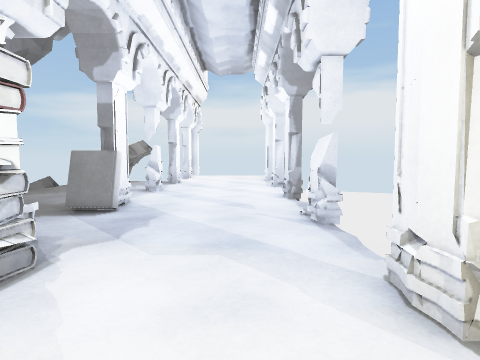
View 1 (above)

13 first-person views from a walk through a Unity game level. The camera is 1.3 m above the floor, tilts 4° down and sees 75° across. The floor is counted in squares, 1 m on a side. Each view is taken from the middle of a square. On the plan, view 1 faces up. The plan holds only what a view shows up to about 14 squares ahead; the rest is blank. The place goes on beyond the plan. The player is left out. Some surface patterns are stand-ins.

View 2
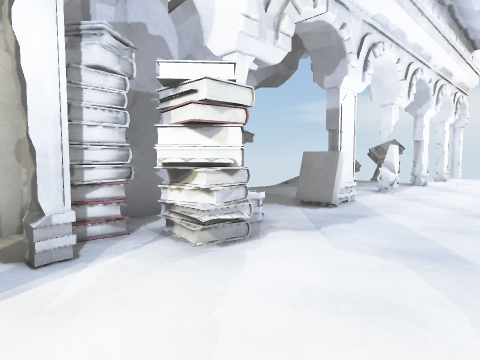

View 3
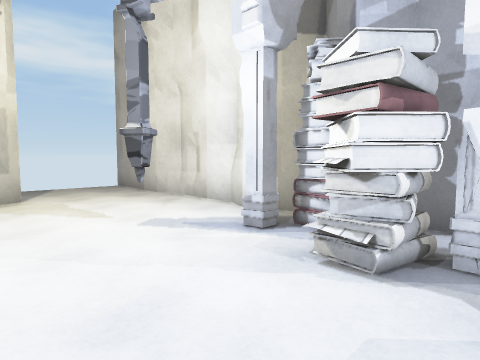

View 4
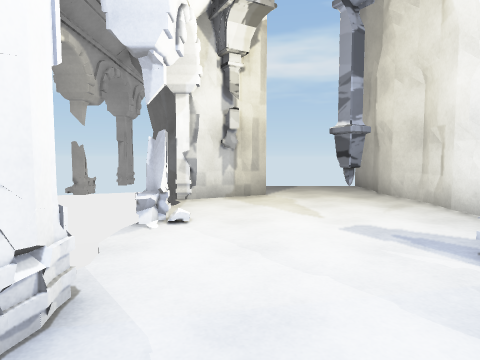

View 5
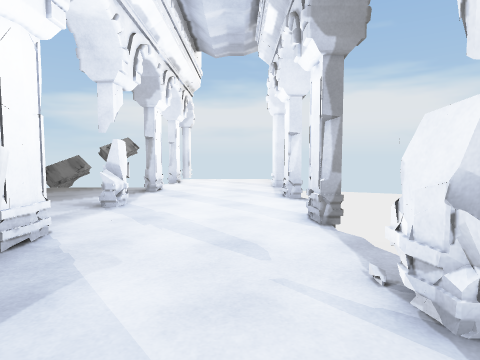

View 6
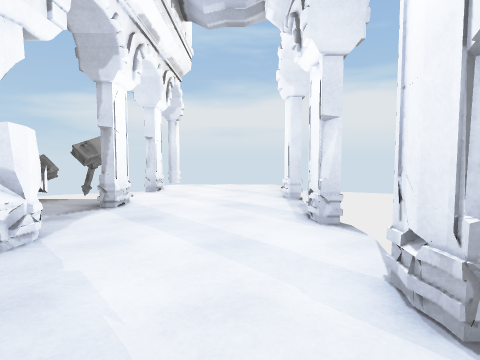

View 7
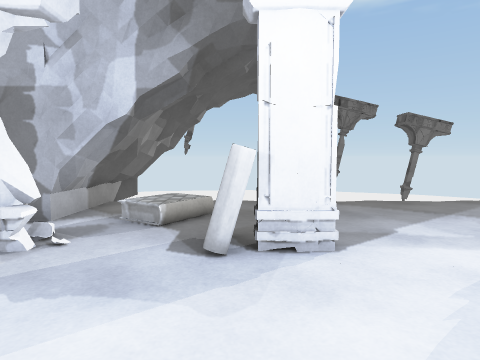

View 8
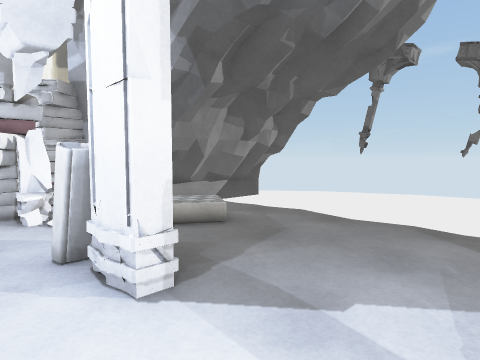

View 9
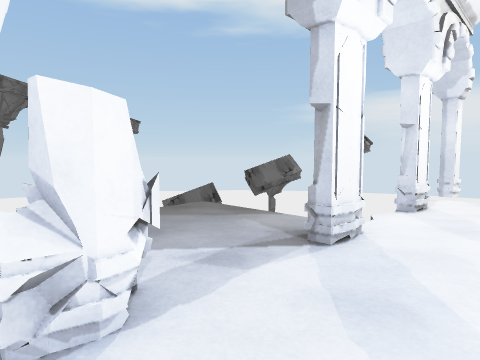

View 10
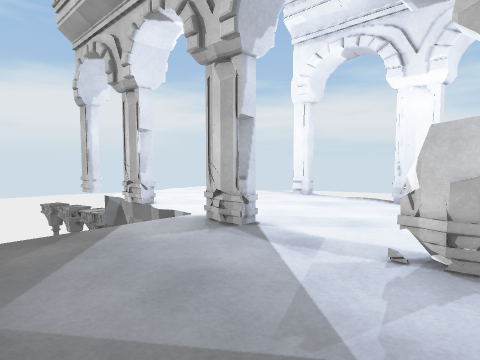

View 11
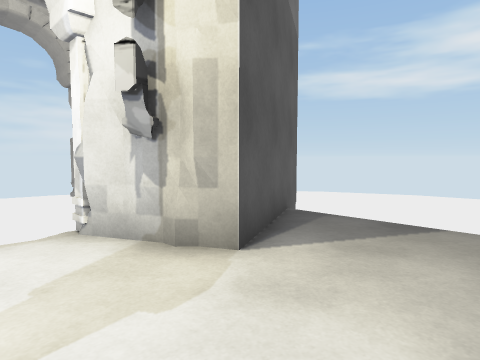

View 12
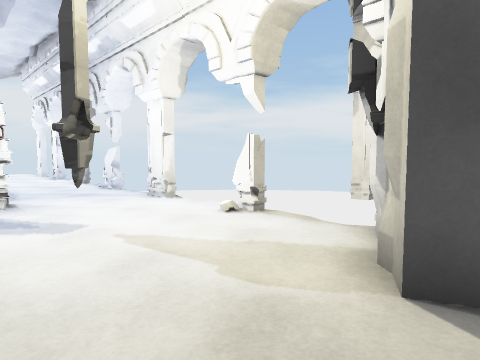

View 13
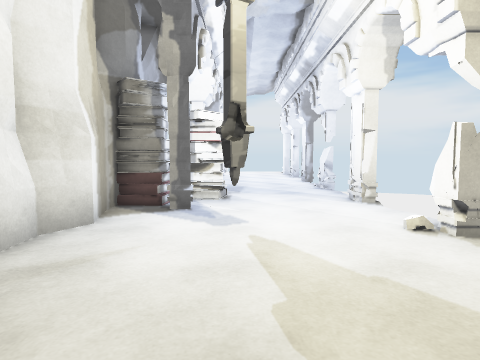

### Floor plan
Key: @ floor where view 1 was taken; # wall or solid block; x gap in a wall; . floor; = window, fence, low wall or low ledge; v drop or lower ground; O other object.
Columns run from 11 left of view 1 to 3 right of it. Each row starts with its distance up from view 1.
 25        vv
 24        vv
 23        v....
 22        v.....
 21        v#....v
 20        v.....v
 19        v.....v
 18    vvvvv.....v
 17    ....#.....v
 16    ..........v
 15    ..........x
 14    ..........x
 13    ....#.....v
 12    ..........v
 11    ..........x
 10    ..........x
  9    ....##....v
  8   v....OO....v
  7   v..O.......x
  6    .. .......x
  5  v####.#=....v
  4 #######OO....v
  3      ##OOO...x
  2      #OO.....x
  1      ###.....v
  0      ##....@.v
 -1      ##..#...x
 -2      #.......x
 -3      #.......v
 -4      #.......v
 -5      #......##
 -6      ##....###v
 -7       #....#
 -8       #....##
 -9       #.....#
-10         vvvv#

Where each view was taken, in squares from view 1:
view 1: 0 up, 0 right, facing up
view 2: 0 up, 1 right, facing up-left
view 3: 5 up, 1 right, facing down-left
view 4: 5 up, 0 right, facing down
view 5: 4 up, 0 right, facing up
view 6: 8 up, 0 right, facing up
view 7: 8 up, 1 right, facing left
view 8: 12 up, 2 left, facing down-left
view 9: 12 up, 1 left, facing up-left
view 10: 12 up, 8 left, facing up-right
view 11: 3 down, 4 left, facing down-right
view 12: 7 down, 4 left, facing up-right
view 13: 7 down, 2 left, facing up
